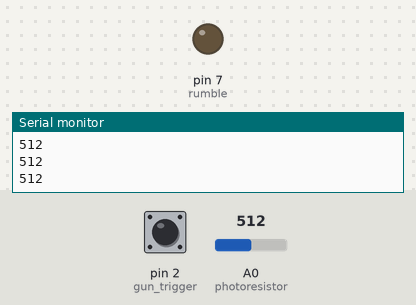
Recording of a sketch running on a simulated Arduino Uno, built with avr-gcc and run on an emulated ATmega328P. Shown: output pins drawn as LEDs (lit = HIGH), the last lines printed to the serial monitor. Inputs (shaded band) come from the test bench; at power-on: pin 2 (gun_trigger) HIGH, A0 (photoresistor) = 512.

Above: at 1.2 s.
1.3 s: pin 2 (gun_trigger) pulled LOW for 0.15 s
At 1.42 s:
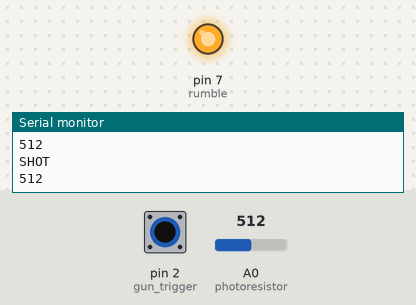
3.0 s: pin 2 (gun_trigger) pulled LOW for 3.2 s
At 7.1 s:
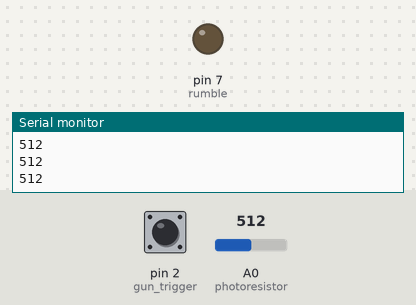
Timing chart, 0 to 8.6 s (numbered marks = the images above; inputs shaded):
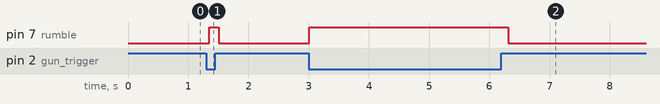

The sketch:

Arduino_Light_Gun_NES.ino
```cpp
int raw = 0;
bool SendVibration = false;

void setup() {
  Serial.begin(9600);
  pinMode(A0, INPUT ); //photoresistor
  pinMode(2, INPUT_PULLUP); //gun trigger
  pinMode(7, OUTPUT); //rumble
}
void loop() {
  raw = analogRead(A0);
  int sensorVal = digitalRead(2);

  if (SendVibration == true)
  {
	SendVibration = false;
	digitalWrite(7, LOW);
  }

  if (sensorVal == LOW)
  {
	SendVibration = true;
    Serial.println("SHOT");
    digitalWrite(7, HIGH);
  }

  Serial.println(raw);
  delay(150);
}
```

Measured:
- after the input at 1.3 s, pin 7 (rumble): LOW → HIGH after 0.05 s, → LOW 0.15 s later
- after the input at 3.0 s, pin 7 (rumble): LOW → HIGH at once, → LOW 3.3 s later
